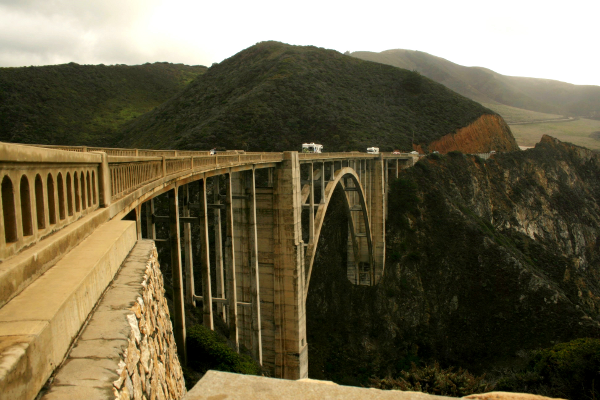
#> input picture assets/Before_brightened.png, 600 x 400 px, found by its file name
$ python bright.py
#> lines starting #> are read from the running program, lines starting #| are printed output that depends on the picture
from PIL import Image,ImageEnhance

brightness = 5.0
contrast = 1.3
peak = Image.open('assets\Before_brightened.png')
#> peak is the input picture: PIL image 600x400 RGB; mean R, G, B 107.4, 99.1, 73
enhancer = ImageEnhance.Brightness(peak)
bright = enhancer.enhance(brightness)
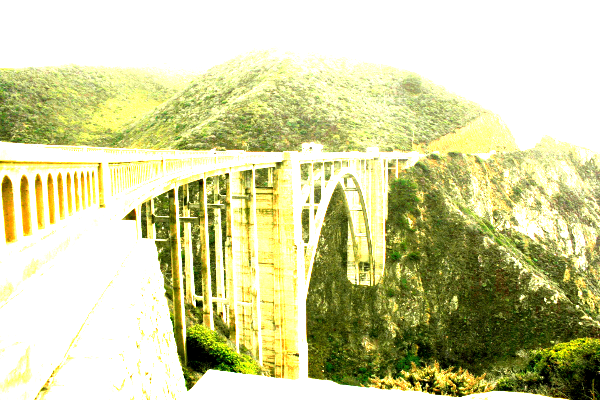
#> bright: PIL image 600x400 RGB; mean R, G, B 208.4, 209.6, 159.4
bright.save('assets\\brightened.png')
bright.show()
#contrast
enhancer = ImageEnhance.Contrast(peak)
con = enhancer.enhance(contrast)
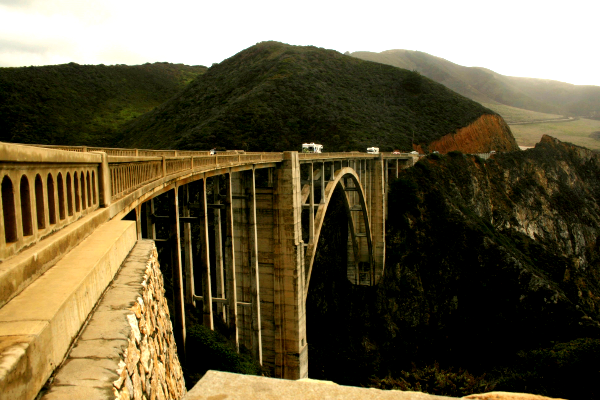
#> con: PIL image 600x400 RGB; mean R, G, B 105.1, 94.3, 66
con.save('assets\\contrast.png')
con.show()

$ run again, with assets/color_tweak.png copied over assets/Before_brightened.png
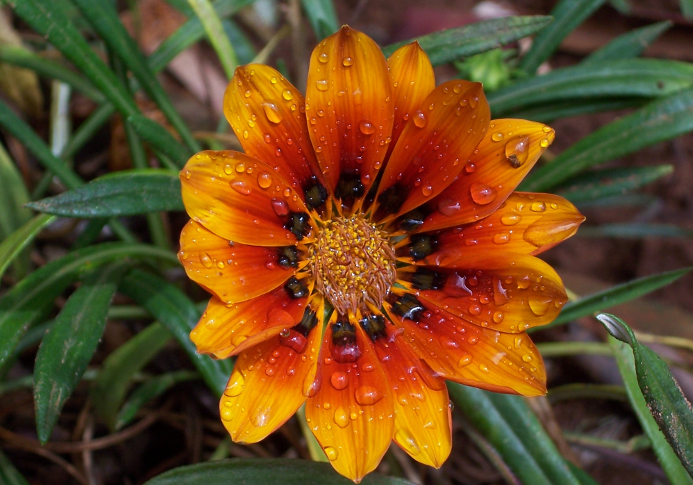
#> input picture assets/color_tweak.png, 693 x 485 px, found by its file name
#> peak is the input picture: PIL image 693x485 RGBA; mean R, G, B, A 106.2, 73.9, 33.3, 255
#> `bright = enhancer.enhance(brightness)`:
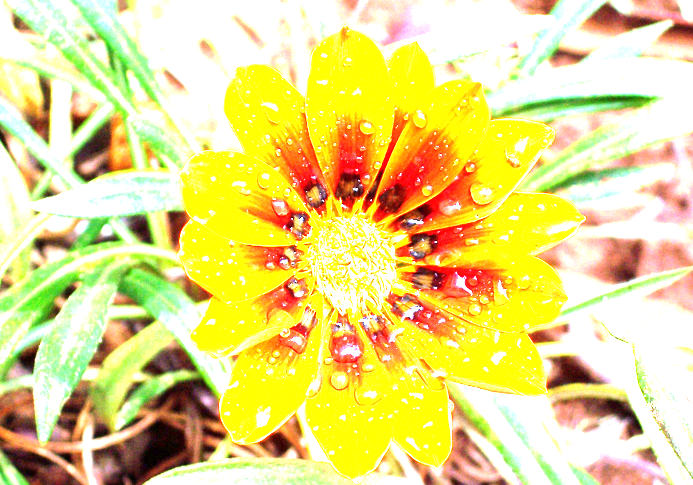
#> bright: PIL image 693x485 RGBA; mean R, G, B, A 233.4, 218.4, 133.1, 255
#> `con = enhancer.enhance(contrast)`:
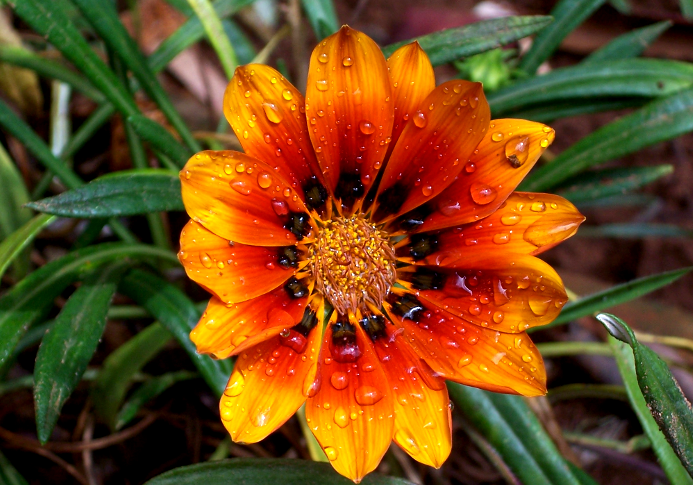
#> con: PIL image 693x485 RGBA; mean R, G, B, A 111.8, 72.9, 26.3, 255
